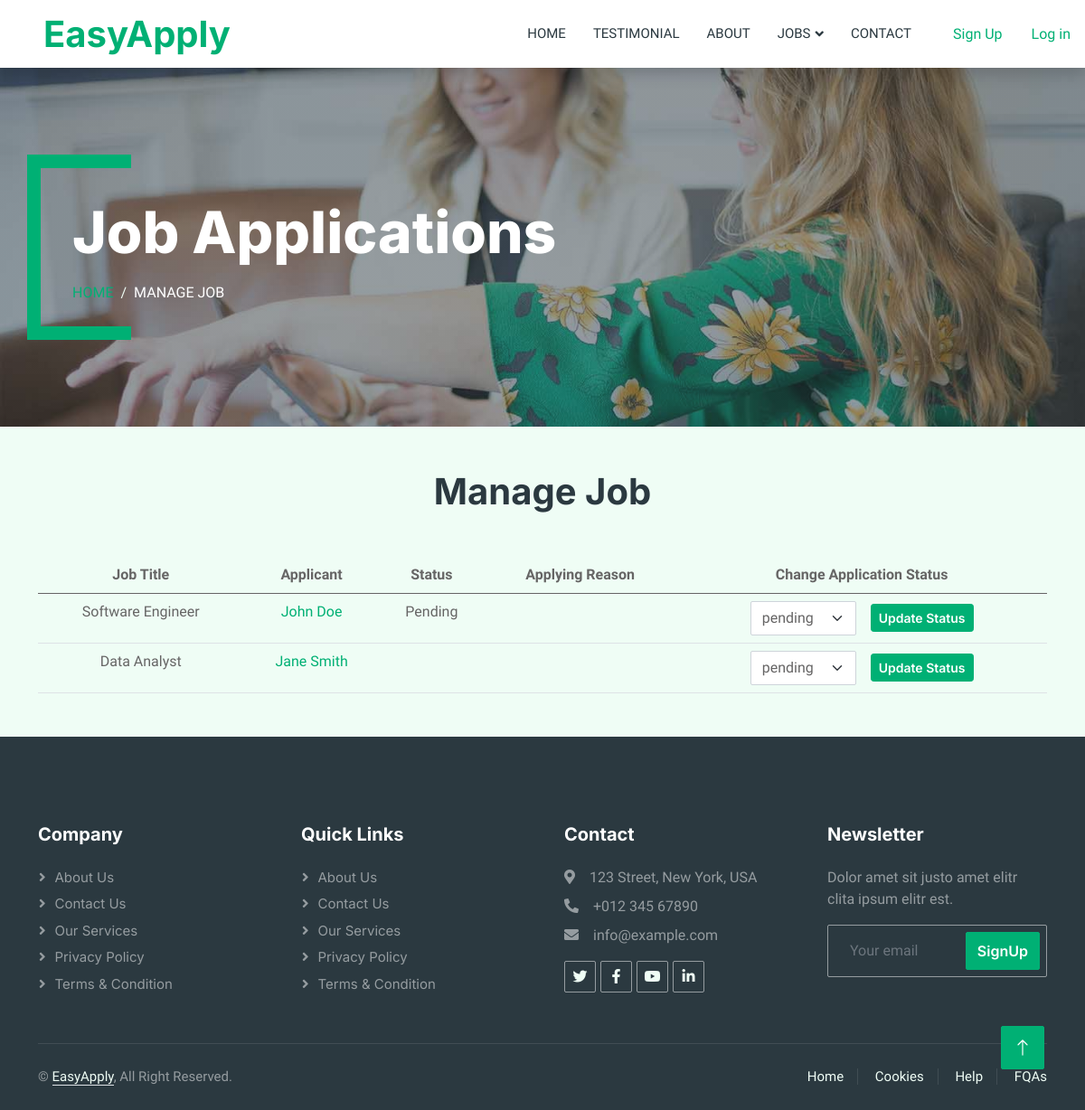
/organizations/job-apps?id=2 (signed in), run on an earlier commit of the app's database.
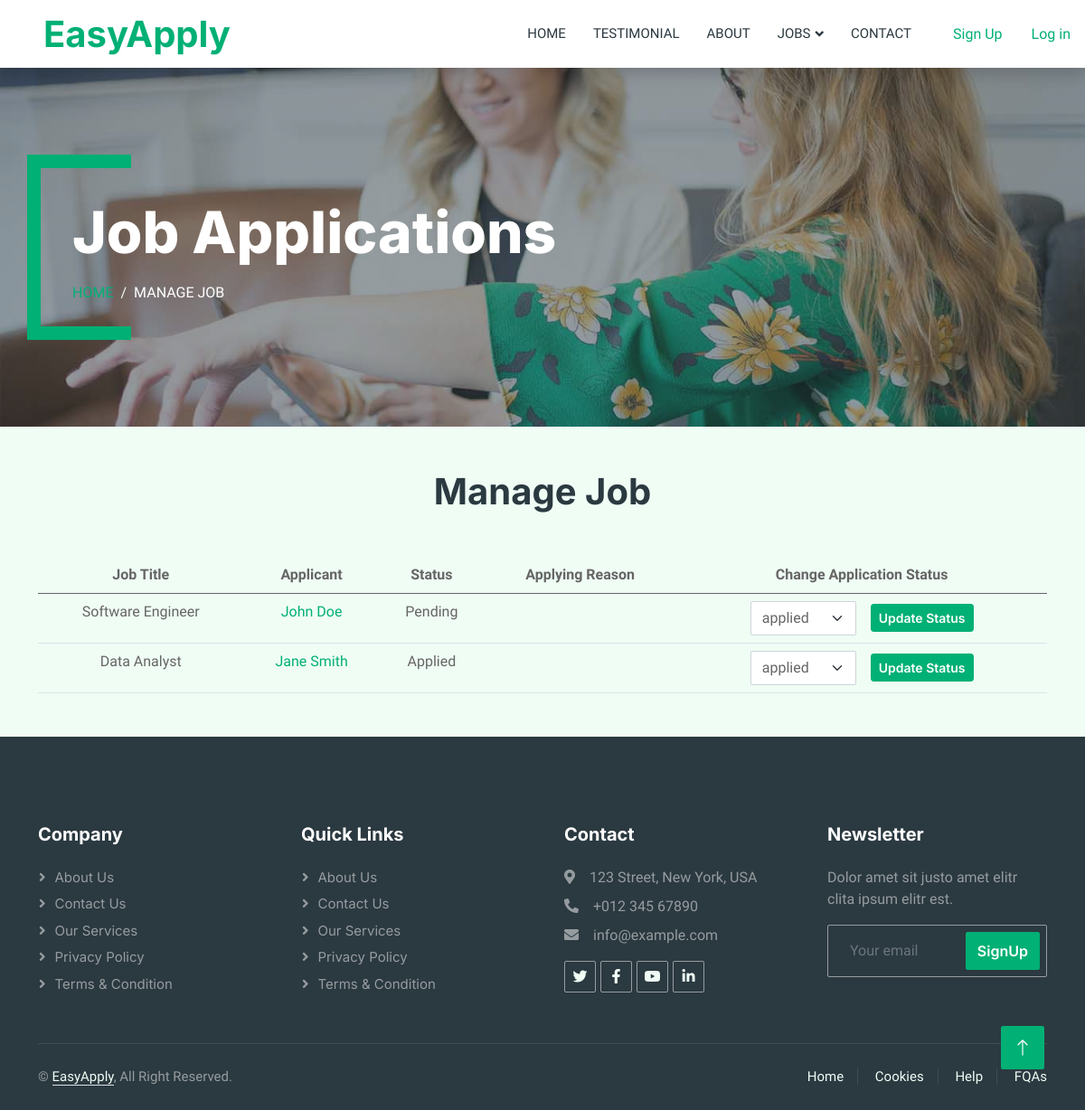
And on a later commit of the database.
### tables this page shows
CREATE TABLE applies (
	id BIGINT UNSIGNED AUTO_INCREMENT PRIMARY KEY,
    applicant_id BIGINT UNSIGNED,
    job_id BIGINT UNSIGNED,
    status ENUM('applied','pending', 'approved', 'rejected'),
    reason TEXT,
    created_at TIMESTAMP DEFAULT now(),
    updated_at TIMESTAMP DEFAULT now() on update now(),
    FOREIGN KEY (applicant_id) REFERENCES applicants(id) ON DELETE CASCADE ON UPDATE CASCADE,
    FOREIGN KEY (job_id) REFERENCES jobs(id) ON DELETE CASCADE ON UPDATE CASCADE
);

CREATE TABLE jobs (
    id BIGINT UNSIGNED AUTO_INCREMENT PRIMARY KEY,
    org_id BIGINT UNSIGNED,
    title VARCHAR(100) NOT NULL,
    description TEXT,
    open_vacancies SMALLINT,
    hired SMALLINT,
    applied SMALLINT,
    job_status ENUM('Closed', 'Open'),
    level ENUM('Entry Level', 'Junior', 'Mid Level' , 'Senior', 'Lead'),
    exp_years TINYINT,
    city_id BIGINT UNSIGNED,
    location_type ENUM('Remote', 'Hybrid' , 'Onsite'),
    salary_max DECIMAL(10, 2),
    salary_min DECIMAL(10, 2),
    gender ENUM('Male', 'Female', 'Any'),
    emp_type ENUM('Part Time', 'Full Time'),
    category_id BIGINT UNSIGNED,
    requirements TEXT,
    created_at TIMESTAMP DEFAULT now(),
    updated_at TIMESTAMP DEFAULT now() on update now(),
    expiry_date TIMESTAMP AS (DATE_ADD(created_at,INTERVAL 5 MONTH)),
    FOREIGN KEY (org_id) REFERENCES organizations(id) ON DELETE CASCADE ON UPDATE CASCADE,
    FOREIGN KEY (city_id) REFERENCES cities(id) ON DELETE SET NULL ON UPDATE CASCADE,
    FOREIGN KEY (category_id) REFERENCES categories(id) ON DELETE CASCADE ON UPDATE CASCADE
);

### App/Controllers/OrganizationController.php (called while the page is built, shortened)
<?php
class OrganizationController
{
    protected $db;
    public function __construct()
    {
        $config = require basePath('config/db.php');
        $this->db = new Database($config);
    }
    public function applications()
    {
        $id = $_GET['id'];
        $job = $this->db->query('SELECT * FROM jobs WHERE id =' . $id . '')->fetch();
        $applications = $this->db->query('SELECT
        a.id as applicant_id,
        j.title AS job_title,
        CONCAT(a.first_name, " ", a.last_name) AS applicant_name,
        ap.status AS status,
        ap.reason AS reason
        FROM
        applies ap
        JOIN
        jobs j ON ap.job_id = j.id
        JOIN
        applicants a ON ap.applicant_id = a.id;')->fetchAll();
        $status = $this->db->query("SHOW COLUMNS FROM applies WHERE Field = 'status'");
        if ($status->rowCount() > 0) {
            $row = $status->fetch(PDO::FETCH_ASSOC);
            $status_values = explode(",", str_replace("'", "", substr($row['Type'], 5, -1)));
        }
        view('organizations/jobs-apps', [
            'job' => $job,
            'applications' => $applications,
            'status_values' => $status_values,
        ]);
    }
}

### public/index.php (called while the page is built, shortened)
<?php
require '../helpers.php';
$router = new Router();
$uri = parse_url($_SERVER['REQUEST_URI'], PHP_URL_PATH);
$router->route($uri);

### config/db.php (called while the page is built)
<?php
return [
    'host' => 'localhost',
    'port' => 3306,
    'dbname' => 'easy_apply',
    'username' => 'root',
    'password' => 'root',
];

### Framework/Database.php (called while the page is built, shortened)
<?php
class Database
{
    public $connection;
    public function __construct($config)
    {
        $dsn = "mysql:host={$config['host']};port={$config['port']};dbname={$config['dbname']}";
        try {
            $this->connection = new PDO($dsn, $config["username"], $config["password"]);
        } catch (PDOException $error) {
            throw new Exception("Database connetion failed: {$error->getMessage()}");
        }
    }
    public function query($query, $params = [])
    {
        try {
            $stmt = $this->connection->prepare($query);
            $stmt->execute($params);
            return $stmt;
        } catch (PDOException $error) {
            throw new Exception("Query failed to execute: {$error->getMessage()}");
        }
    }
}

### App/views/organizations/jobs-apps.view.php (the view, shortened to what the changed rows need)
<div class="container-fluid py-5 bg-dark page-header mb-5">
        <div class="container my-5 pt-5 pb-4">
                <h1 class="display-3 text-white mb-3 animated slideInDown">Job Applications</h1>
                <nav aria-label="breadcrumb">
                        <ol class="breadcrumb text-uppercase">
                                <li class="breadcrumb-item"><a href="/">Home</a></li>
                                <li class="breadcrumb-item text-white active" aria-current="page">Manage Job</li>
                        </ol>
                </nav>
        </div>
</div>
<div class="container my-5">
        <h1 class="text-center mb-5 wow fadeInUp" data-wow-delay="0.1s">Manage Job</h1>
        <table class="table text-center">
                <thead>
                        <tr>
                                <th scope="col">Job Title</th>
                                <th scope="col">Applicant</th>
                                <th scope="col">Status</th>
                                <th scope="col">Applying Reason</th>
                                <th scope="col">Change Application Status</th>
                        </tr>
                </thead>
                <tbody>
                        <?php foreach ($applications as $application): ?>
                                <tr>
                                        <td>
                                                <?= $application['job_title'] ?>
                                        </td>
                                        <td>
                                                <a class="text-capitalize"
                                                        href="/applicants/show?id=<?= $application['applicant_id'] ?>">
                                                        <?= $application['applicant_name'] ?>
                                                </a>
                                        </td>
                                        <td class="text-capitalize">
                                                <?= $application['status'] ?>
                                        </td>
                                        <td>
                                        </td>
                                        <td>
                                                <form method="post" action="/organizations/updateStatus?id=<?= $job['id'] ?>">
                                                        <div class="row g-3 align-items-center justify-content-center">
                                                                <div class="col-auto">
                                                                        <select name="new_status" class="form-select">
                                                                                <?php foreach ($status_values as $status_value): ?>
                                                                                        <option class="text-capitalize"
                                                                                                value="<?= $status_value ?>">
                                                                                                <?= $status_value ?>
                                                                                        </option>
                                                                                <?php endforeach ?>
                                                                        </select>
                                                                </div>
                                                                <div class="col-auto">
                                                                        <button type="submit"
                                                                                class="btn btn-sm btn-primary rounded-1">Update
                                                                                Status</button>
                                                                </div>
                                                        </div>
                                                </form>
                                        </td>
                                </tr>
                        <?php endforeach ?>
                </tbody>
        </table>
</div>

### Framework/Router.php (shortened to what the changed rows need)
<?php
class Router
{
    protected $routes = [];
    public function registerRoute($method, $uri, $action)
    {
        list($controller, $controllerMethod) = explode('@', $action);
        $this->routes[] = [
            'method' => $method,
            'uri' => $uri,
            'controller' => $controller,
            'controllerMethod' => $controllerMethod,
        ];
    }
    public function route($uri)
    {
        $requestMethod = $_SERVER['REQUEST_METHOD'];
        foreach ($this->routes as $route) {
            if ($route['uri'] === $uri && $route['method'] === $requestMethod) {
                $controllerMethod = $route['controllerMethod'];
                $controllerInstance = new $controller();
                $controllerInstance->$controllerMethod();
                return;
            }
        }
    }
}

What changed in the data, as far as the page shows it:
computed for applies "Pending": new_status "pending" → "applied"
changed applies "Data Analyst": new_status "pending" → "applied"
Also different on the page:
new list line: "Applied"
